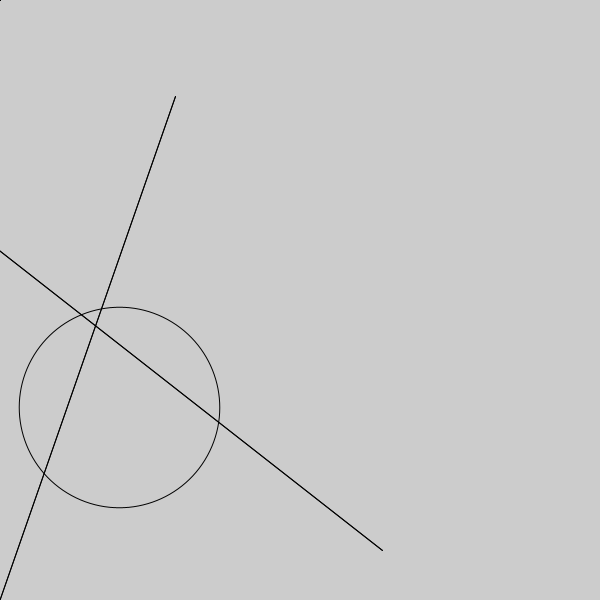
Frame 1 (no input)
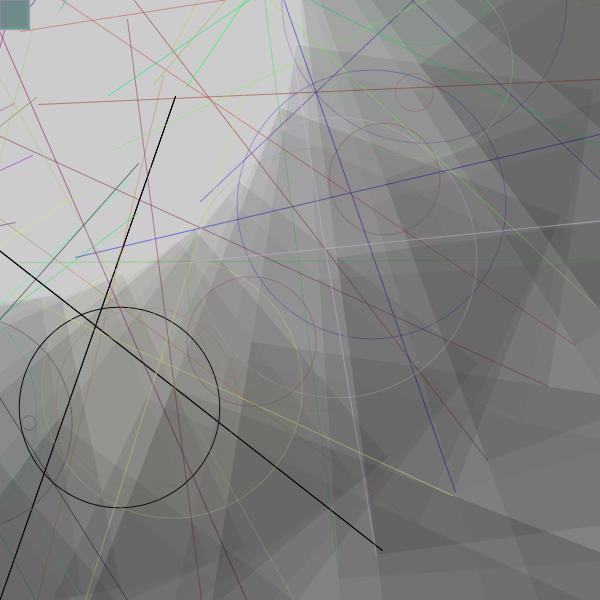
Frame 60 (the mouse pressed at the canvas centre just before this capture)
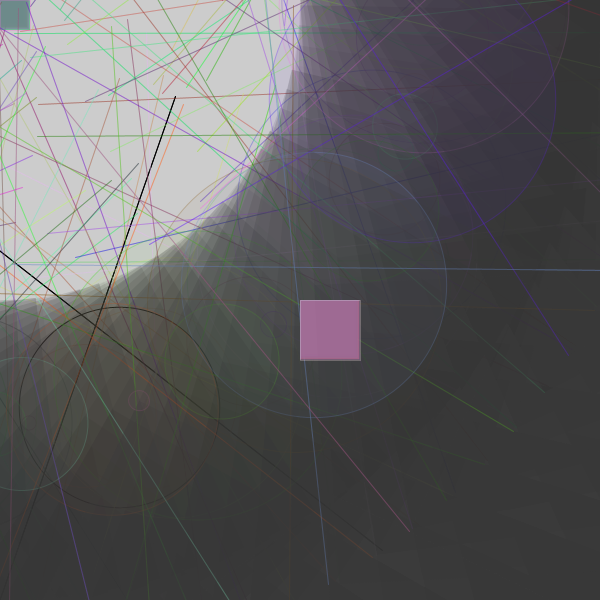
Frame 120 (the mouse held since frame 60 and released just before this capture)

The Processing sketch that drew these frames (run headless with seeded random() and noise(); from frame 60 on, the mouse is pressed at the canvas centre):

// Processing sketch: processing_36487
// ── processing_36487.pde

//Assignment 3 processing functions & user imput
//Copyright Felipe Castelbalnco, September 6th, 2011

float x = 0;
color col;
float yR;

void setup()
{
  size(600, 600);
  smooth();
  randomSeed(1500);
  
 }

void draw()
{ 
  x = x +.5; //loop that increases x by 50%
  if (x >= 100) { //goes from 0 till 250
    x =0;
  }
  
  
  yR= random(300);//random variable / any avlues between 0 to 300
 
  fill(col);
  rect(mouseX,mouseY,x, x);//rect that moves around
  
   
  rotate(x);
  
  //rect 
  fill(x,x);
  noStroke();
  rect(width/2,height/2,width + .5*x,height/2);
  
   //rect 
  fill(x,x);
  noStroke();
  rect(width/2,height/2,width + .75*x,height);
  
  //rect
  fill(x,x);
  rect(width/2,0,width/2,height/2);
  
  //line Random
  stroke(col);
  line(0,yR,width,height/2);
  line(yR,0,width/2,height);
  
  line(0,yR,width,height/2);
  line(yR,0,width/2,height);
  
  fill(col,x); //ellipse that makes drawings
  ellipse(width/2, height/2,yR,yR);
  
  col = color(random(255),random(255),random(255),75); //control color
 
}

void keyPressed()
{
  background(col, x *2, x - .5*col);
}
